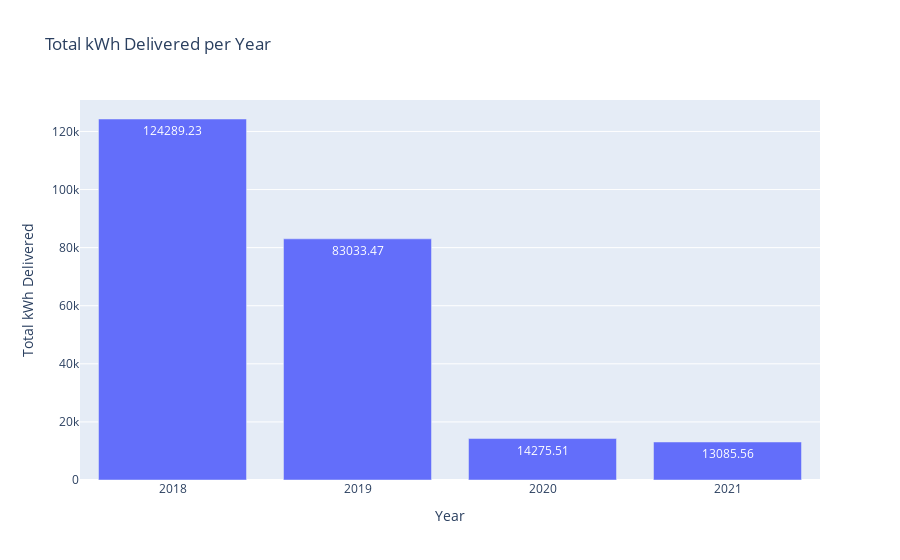

Notebook cell for this chart:
### Code cell
# =============================================================================
# 7. BAR CHART: TOTAL kWh DELIVERED PER YEAR
# =============================================================================

# Calculate total kWh delivered per year
yearly_kwh = df_all.groupby('year')['kWhDelivered'].sum().reset_index(name='total_kwh')

# Convert 'year' to string for categorical x-axis in bar chart
yearly_kwh['year'] = yearly_kwh['year'].astype(str)

# Create bar chart with labels rounded to 2 decimal places
fig_kwh = px.bar(
    yearly_kwh,
    x='year',
    y='total_kwh',
    text=yearly_kwh['total_kwh'].round(2),
    labels={
        'year': 'Year',
        'total_kwh': 'Total kWh Delivered'
    },
    title='Total kWh Delivered per Year'
)

# Improve layout readability
fig_kwh.update_layout(
    xaxis=dict(dtick=1),
    uniformtext_minsize=8,
    uniformtext_mode='hide'
)

fig_kwh.show()

### Figure 1 — Plotly figure (JSON) as saved in the notebook; plotly's stock layout.template omitted (floating-point values rounded to 4 significant figures)
{"data": [{"alignmentgroup": "True", "hovertemplate": "Year=%{x}<br>Total kWh Delivered=%{y}<br>text=%{text}<extra></extra>", "legendgroup": "", "marker": {"color": "#636efa", "pattern": {"shape": ""}}, "name": "", "offsetgroup": "", "orientation": "v", "showlegend": false, "text": [124300.0, 83030.0, 14280.0, 13090.0], "textposition": "auto", "x": ["2018", "2019", "2020", "2021"], "xaxis": "x", "y": [124300.0, 83030.0, 14280.0, 13090.0], "yaxis": "y", "type": "bar"}], "layout": {"xaxis": {"anchor": "y", "domain": [0.0, 1.0], "title": {"text": "Year"}, "dtick": 1}, "yaxis": {"anchor": "x", "domain": [0.0, 1.0], "title": {"text": "Total kWh Delivered"}}, "legend": {"tracegroupgap": 0}, "title": {"text": "Total kWh Delivered per Year"}, "barmode": "relative", "uniformtext": {"minsize": 8, "mode": "hide"}}}
